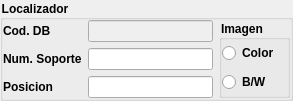
        <widget class="QGroupBox" name="groupBox_8">
         <property name="styleSheet">
          <string notr="true">font: 7pt &quot;Sans Serif&quot;;
font: bold</string>
         </property>
         <property name="title">
          <string>Localizador</string>
         </property>
         <layout class="QGridLayout" name="gridLayout_14">
          <property name="leftMargin">
           <number>0</number>
          </property>
          <property name="topMargin">
           <number>0</number>
          </property>
          <property name="rightMargin">
           <number>0</number>
          </property>
          <property name="bottomMargin">
           <number>0</number>
          </property>
          <item row="0" column="1">
           <widget class="QLineEdit" name="lineEdit_5">
            <property name="enabled">
             <bool>false</bool>
            </property>
           </widget>
          </item>
          <item row="2" column="1">
           <widget class="QLineEdit" name="lineEdit_6"/>
          </item>
          <item row="0" column="0">
           <widget class="QLabel" name="label_5">
            <property name="text">
             <string>Cod. DB</string>
            </property>
           </widget>
          </item>
          <item row="2" column="0">
           <widget class="QLabel" name="label_10">
            <property name="text">
             <string>Posicion</string>
            </property>
           </widget>
          </item>
          <item row="1" column="1">
           <widget class="QLineEdit" name="lineEdit_7"/>
          </item>
          <item row="1" column="0">
           <widget class="QLabel" name="label_6">
            <property name="text">
             <string>Num. Soporte</string>
            </property>
           </widget>
          </item>
          <item row="0" column="2" rowspan="3">
           <widget class="QGroupBox" name="groupBox_10">
            <property name="styleSheet">
             <string notr="true">font: 7pt &quot;Sans Serif&quot;;
font: bold</string>
            </property>
            <property name="title">
             <string>Imagen</string>
            </property>
            <layout class="QGridLayout" name="gridLayout_10">
             <property name="leftMargin">
              <number>0</number>
             </property>
             <property name="topMargin">
              <number>0</number>
             </property>
             <property name="rightMargin">
              <number>0</number>
             </property>
             <property name="bottomMargin">
              <number>0</number>
             </property>
             <item row="2" column="0">
              <widget class="QRadioButton" name="radioButton_20">
               <property name="text">
                <string>B/W</string>
               </property>
              </widget>
             </item>
             <item row="1" column="0">
              <widget class="QRadioButton" name="radioButton_19">
               <property name="text">
                <string>Color</string>
               </property>
              </widget>
             </item>
            </layout>
           </widget>
          </item>
         </layout>
        </widget>
